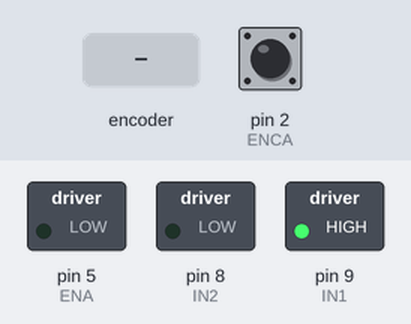
Bench run of a program on a simulated Arduino Uno, built with avr-gcc and run on an emulated ATmega328P. Shown: switched loads named in the program (green lamp = pin HIGH). Inputs (shaded band) come from the test bench; at power-on: pin 2 (ENCA) HIGH. What the program prints to the serial monitor is not drawn.

Above: at 0.05 s.
At 1.2 s:
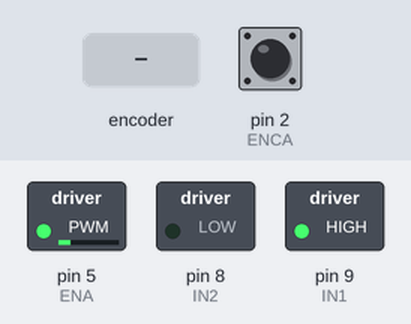
1.3 s: rotary encoder on pin 2 (ENCA) / pin 3 (ENCB) turned 1 step (first pin leading)
At 2.1 s:
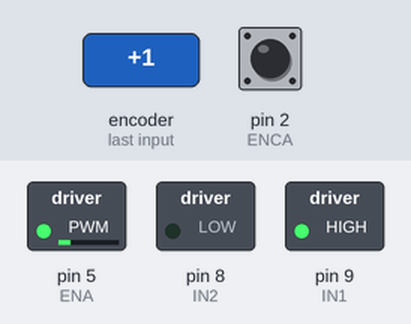
Timing chart, 0 to 4.3 s (numbered marks = the images above; inputs shaded):
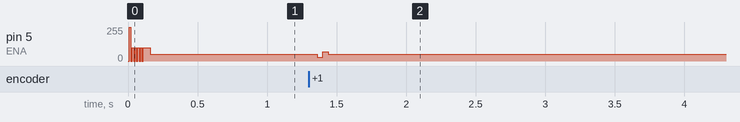

Measured:
- after the input at 1.3 s, pin 5 (ENA): 50/255 → 27/255 after 0.06 s, → 70/255 0.04 s later, → 50/255 0.04 s later

The program:

main.cpp
```cpp
// #include <Arduino.h>
// // Definindo os pinos do Encoder
// #define ENCA 2 // AZUL
// #define ENCB 3 // VERDE

// #define PWM 10 //Pino ENA da ponte H deve ser conectado ao pino 10 do Arduino
// #define IN1 9 //Pino IN1 da ponte H deve ser conectado ao pino 9 do Arduino
// #define IN2 8 //Pino IN2 da ponte H deve ser conectado ao pino 8 do Arduino

// int pos = 0;

// void setMotor(int dir, int pwmVal, int pwm, int in1, int in2){
//   analogWrite(pwm, pwmVal);
//   if(dir == 1){
//     digitalWrite(in1,HIGH);
//     digitalWrite(in2,LOW);
//     analogRead(pwm);
//   }
//   else if(dir == -1){
//     digitalWrite(in1,LOW);
//     digitalWrite(in2,HIGH);
//   }
//   else{
//     digitalWrite(in1,LOW);
//     digitalWrite(in2,LOW);
//   }
// }

// void readEncoder(){
//   int b = digitalRead(ENCB);
//   if(b>0){
//     pos++;
//   }
//   else{
//     pos--;
//   }
// }

// void setup() {
//   Serial.begin(9600);
//   pinMode(ENCA, INPUT);
//   pinMode(ENCB, INPUT);
//   attachInterrupt(digitalPinToInterrupt(ENCA), readEncoder, RISING);

//   pinMode(PWM, OUTPUT); //Define o pino ENA como um pino de saída
//   pinMode(IN1, OUTPUT); //Define o pino IN1 como um pino de saída
//   pinMode(IN2, OUTPUT); //Define o pino IN2 como um pino de saída

// }

// void loop() {
//   // Serial.println(pos);
//   setMotor(1, 50, PWM, IN1, IN2);
//   Serial.println(pos);
//   delay(2000);

//   setMotor(2, 0, PWM, IN1, IN2);
//   delay(1000);

// }
```

degrau.cpp
```cpp
// #include <Arduino.h>
// #include <PID_v1.h>

// // Definições de pinos para o motor e encoder
// const int ENCA = 2;  // Pino A do encoder
// const int ENCB = 3;  // Pino B do encoder

// const int IN1 = 9;   // Pino IN1 da ponte H (controle de direção)
// const int IN2 = 8;   // Pino IN2 da ponte H (controle de direção)
// const int ENA = 5;  // Pino ENA da ponte H (controle de velocidade)

// volatile unsigned long pulseCount = 0;
// unsigned long lastTime;
// unsigned long currentTime;
// float rpm;
// const int pulsesPerRevolution = 200;

// void countPulse() {
//   int stateA = digitalRead(ENCA);
//   int stateB = digitalRead(ENCB);

//   if (stateA == stateB) {
//     pulseCount++;
//   } else {
//     pulseCount--;
//   }
// }

// void setup() {

//     Serial.begin(115200); // Inicia a comunicação serial
//     pinMode(IN1, OUTPUT);
//     pinMode(IN2, OUTPUT);
//     pinMode(ENA, OUTPUT);
//     pinMode(ENCA, INPUT);
//     pinMode(ENCB, INPUT);

//     attachInterrupt(digitalPinToInterrupt(ENCA), countPulse, RISING);
//     lastTime = millis();

//     digitalWrite(IN1,HIGH);
//     digitalWrite(IN2,LOW);
// }


// void loop() {
//   currentTime = millis();
//   if (currentTime - lastTime >= 1000) {  // Atualiza a cada 1 segundo
//     noInterrupts();
//     long count = pulseCount;
//     pulseCount = 0;
//     interrupts();

//     // Calcula RPM
//     rpm = (count * 60.0) / pulsesPerRevolution;
//     analogWrite(ENA, 200);

//     // Printa a velocidade na porta serial
//     Serial.print("Velocidade do motor: ");
//     Serial.print(rpm);
//     Serial.println(" RPM");

//     // Atualiza o tempo
//     lastTime = currentTime;
//   }
// }
```

pid.cpp
```cpp
// #include <Arduino.h>
// #include <PID_v1.h>
// #include <TimerOne.h>


// // Definições de pinos para o motor e encoder
// const int ENCA = 2;  // Pino A do encoder
// const int ENCB = 3;  // Pino B do encoder

// const int IN1 = 9;   // Pino IN1 da ponte H (controle de direção)
// const int IN2 = 8;   // Pino IN2 da ponte H (controle de direção)
// const int ENA = 5;   // Pino ENA da ponte H (controle de velocidade)

// volatile unsigned long pulseCount = 0;
// unsigned long lastTime;
// unsigned long currentTime;
// float rpm;
// const int pulsesPerRevolution = 200;
// volatile unsigned long count;

// // Variáveis PID
// double Setpoint, Input, Output;
// double Kp = 100, Ki = 20, Kd = 0;

// // Instancia o objeto PID
// PID myPID(&Input, &Output, &Setpoint, Kp, Ki, Kd, DIRECT);
// unsigned long deltaTime;
// unsigned long ultimoTempo = 0;

// void countPulse() {
//   pulseCount++;
// }

// void pwmInterrupt()
// {
//     // noInterrupts();
//     count = pulseCount;
//     pulseCount = 0;
//     // interrupts();

//     // Calcula RPM
//     rpm = (count * 6000.0) / pulsesPerRevolution;
//     Input = rpm;

//     // Printa a velocidade na porta serial
//     // Serial.print("Velocidade do motor: ");

//     // Serial.println(" RPM");

//   // Cálculo do controle PID
//     myPID.Compute();

//     analogWrite(ENA, Output);
// }

// void setup() {
//   Serial.begin(115200); // Inicia a comunicação serial
//   pinMode(IN1, OUTPUT);
//   pinMode(IN2, OUTPUT);
//   pinMode(ENA, OUTPUT);
//   pinMode(ENCA, INPUT);
//   pinMode(ENCB, INPUT);

//   attachInterrupt(digitalPinToInterrupt(ENCA), countPulse, RISING);
//   lastTime = millis();

//   digitalWrite(IN1, HIGH);
//   digitalWrite(IN2, LOW);

//   Timer1.initialize(10000); // Inicializa o Timer1 com período de 100 microssegundos
//   Timer1.attachInterrupt(pwmInterrupt); // Anexa a função de interrupção

//   // Configura o PID
//   Setpoint = 2000; // Velocidade desejada em RPM
//   myPID.SetMode(AUTOMATIC);
//   myPID.SetOutputLimits(0, 255); // Limites da saída do PID
// }

// void loop() {
//   // currentTime = millis();
//   // if (currentTime - lastTime >= 1000) {  // Atualiza a cada 1 segundo
//   //   noInterrupts();
//   //   long count = pulseCount;
//   //   pulseCount = 0;
//   //   interrupts();
//   // Serial.print("Contagem dos Pulsos: ");
//   // Serial.println(pulseCount);


//   //   // Calcula RPM
//   //   rpm = (count * 60.0) / pulsesPerRevolution;
//   //   Input = rpm;

//   //   // Printa a velocidade na porta serial
//     // Serial.print("Velocidade do motor: ");
//     Serial.println(rpm);
//   //   // Serial.println(" RPM");

//   //   // Atualiza o tempo
//   //   lastTime = currentTime;
//   // }
// }
```

pid_dif.cpp
```cpp
#include <Arduino.h>
#include <TimerOne.h>

// Definições de pinos para o motor e encoder
const int ENCA = 2;  // Pino A do encoder
const int ENCB = 3;  // Pino B do encoder

const int IN1 = 9;   // Pino IN1 da ponte H (controle de direção)
const int IN2 = 8;   // Pino IN2 da ponte H (controle de direção)
const int ENA = 5;   // Pino ENA da ponte H (controle de velocidade)

volatile unsigned long pulseCount = 0;
unsigned long lastTime;
unsigned long currentTime;
float rpm;
const int pulsesPerRevolution = 200;
volatile unsigned long count;

// Definição dos Coeficientes do Controlador PID Digital
double a1 = 3.025;  // Ganho Proporcional (Kp)
double a2 = -2.975;  // Ganho Integral (Ki)
double b1 = 1; // Coeficiente de Realimentação

double Setpoint, Input, Output;
double e[2] = {0, 0}; // Erros passados (e[0] é o erro atual)
double u[2] = {0, 0}; // Saídas passadas (u[0] é a saída atual)

void countPulse() {
  pulseCount++;
}

void pwmInterrupt() {
    count = pulseCount;
    pulseCount = 0;

    // Calcula RPM
    rpm = (count * 6000.0) / pulsesPerRevolution;
    Input = rpm;

    // Calcula o erro atual
    e[0] = Setpoint - Input;

    // Aplica a equação de diferença para o controlador PID
    u[0] = a1 * e[0] + a2 * e[1] - b1 * u[1];

    // Limita a saída entre 0 e 255
    if (u[0] > 255) {
        u[0] = 255;
    } else if (u[0] < 0) {
        u[0] = 0;
    }

    // Atualiza as saídas e erros passados para a próxima iteração
    e[1] = e[0];
    u[1] = u[0];

    Output = u[0];
    analogWrite(ENA, Output);
}

void setup() {
  Serial.begin(115200); // Inicia a comunicação serial
  pinMode(IN1, OUTPUT);
  pinMode(IN2, OUTPUT);
  pinMode(ENA, OUTPUT);
  pinMode(ENCA, INPUT);
  pinMode(ENCB, INPUT);

  attachInterrupt(digitalPinToInterrupt(ENCA), countPulse, RISING);
  lastTime = millis();

  digitalWrite(IN1, HIGH);
  digitalWrite(IN2, LOW);

  Timer1.initialize(10000); // Inicializa o Timer1 com período de 10 milissegundos (10000 microssegundos)
  Timer1.attachInterrupt(pwmInterrupt); // Anexa a função de interrupção

  // Configura o Setpoint
  Setpoint = 2000; // Velocidade desejada em RPM
}

void loop() {
    Serial.println(rpm);
}
```

senoide.cpp
```cpp
// #include <Arduino.h>
// #include <TimerOne.h>

// // --------------------------------------------------------------
// #include <Encoder.h>

// #define AMPLITUDE 100
// #define FREQUENCIA 0.1// Defina a frequência desejada aqui
// // #include <typeinfo>

// // Definições de pinos para o motor e encoder
// const int ENCA = 2;  // Pino A do encoder
// const int ENCB = 3;  // Pino B do encoder

// const int IN1 = 9;   // Pino IN1 da ponte H (controle de direção)
// const int IN2 = 8;   // Pino IN2 da ponte H (controle de direção)
// const int ENA = 5;  // Pino ENA da ponte H (controle de velocidade)

// // Constantes para configuração do encoder
// const float PPR = 200.0; // Pulsos por rotação do encoder

// // Objeto Encoder
// Encoder encoder(ENCA, ENCB);
// int PULSOS_POR_REVOLUCAO = 200;
// long ultimoTempo = 0;
// long ultimoPulsos = 0;

// void calcularVelocidadeRPM() {
//     // Obter o tempo atual em microssegundos
//     long tempoAtual = micros();

//     // Obter o número de pulsos do encoder
//     long pulsosAtuais = encoder.read();

//     // Calcular a diferença de tempo desde a última leitura em minutos
//     double deltaTempoMinutos = (tempoAtual - ultimoTempo) / 60000000.0;  // 60 * 1000000

//     // Calcular a diferença de pulsos desde a última leitura
//     long deltaPulsos = pulsosAtuais - ultimoPulsos;

//     // Calcular a velocidade em RPM
//     double velocidadeRPM = 0.25*((deltaPulsos / (double)PULSOS_POR_REVOLUCAO) / deltaTempoMinutos);

//     // Imprimir a velocidade

//     Serial.println(velocidadeRPM);

//     // Atualizar as variáveis para a próxima leitura
//     ultimoTempo = tempoAtual;
//     ultimoPulsos = pulsosAtuais;
// }

// // Multiplicado por 1/4 para bater com os valores do tacometro
// // Tensão RMS para 10 hz: 12,.3 V
// void setup() {

//   Serial.begin(115200); // Inicia a comunicação serial
//   pinMode(IN1, OUTPUT);
//   pinMode(IN2, OUTPUT);
//   pinMode(ENA, OUTPUT);
//   pinMode(ENCA, INPUT);
//   pinMode(ENCB, INPUT);

//   digitalWrite(IN1,HIGH);
//   digitalWrite(IN2,LOW);

// }

// void loop() {

//   // Calcula o valor da onda senoidal
//   double valor = AMPLITUDE * sin(2*PI*FREQUENCIA * micros()/1000000.0) + AMPLITUDE;
//   analogWrite(ENA, valor);
//   calcularVelocidadeRPM();
//   // Serial.println(valor);

// }
```
